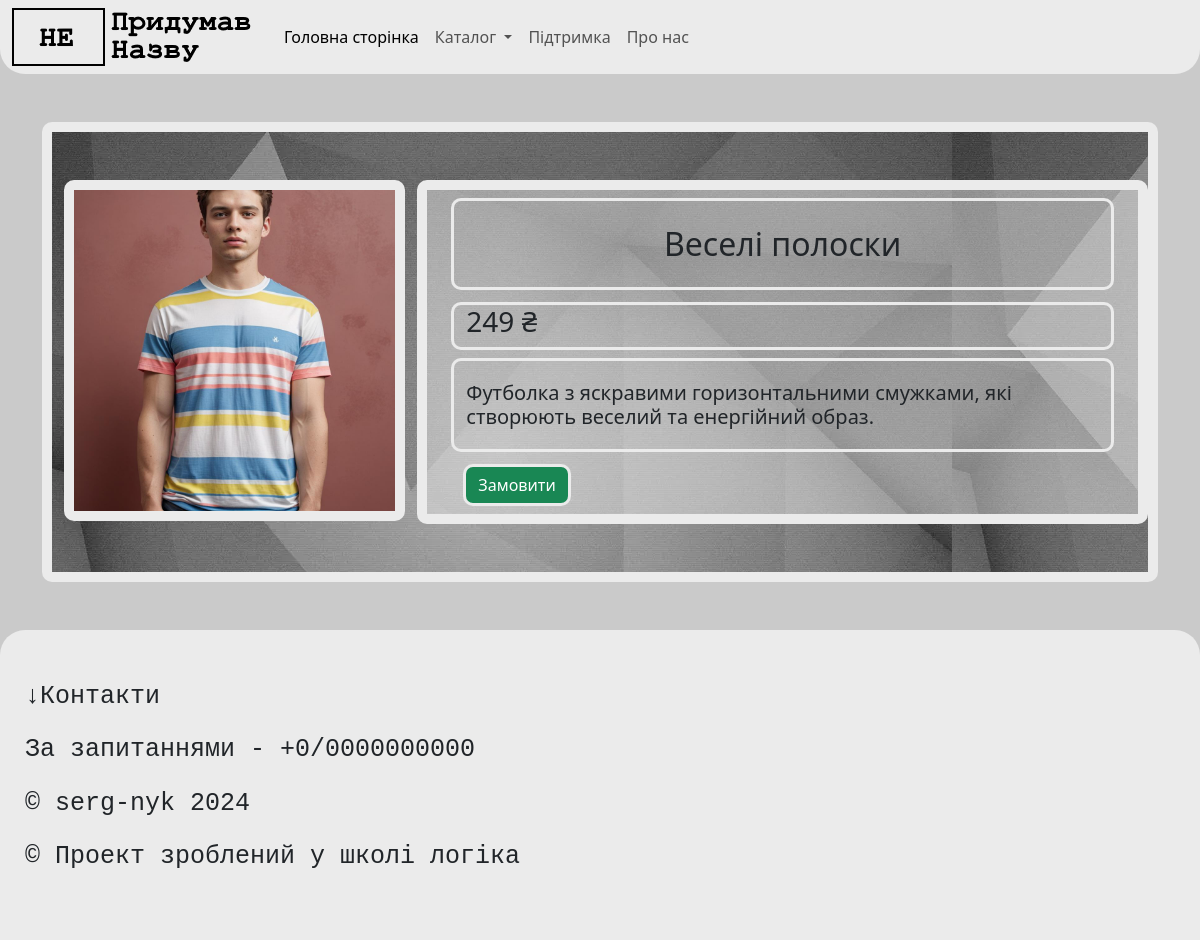
Page /product/9 on the committed database.
### tables this page shows
CREATE TABLE "products" (
	"id"	INTEGER,
	"title"	TEXT NOT NULL,
	"description"	TEXT DEFAULT 'This product has no description / Цей продукт не має опису',
	"image"	TEXT,
	"date"	INTEGER DEFAULT CURRENT_TIMESTAMP,
	"category_id"	INTEGER,
	"price"	INTEGER,
	FOREIGN KEY("category_id") REFERENCES "categories"("id"),
	PRIMARY KEY("id" AUTOINCREMENT)
);

### main.py (the view)
@app.route("/product/<product_id>")
def product(product_id):
    categories = db.get_all_categories()
    product = db.get_product(int(product_id))
    return render_template("product.html", title = product[1], product = product, categories = categories)

### sql_queries.py (called while the page is built)
    def open(self):
        self.connection = sqlite3.connect(self.dbname) # Підключаємося до бази даних
        self.cursor = self.connection.cursor()

    def close(self):
        self.cursor.close()
        self.connection.close()

    def get_all_categories(self):
        self.open()
        self.cursor.execute("SELECT * FROM categories")
        data = self.cursor.fetchall()
        self.close()
        return data

    def get_product(self, product_id):
        self.open()
        self.cursor.execute('''SELECT * FROM products WHERE "id"=?''', [product_id])
        data = self.cursor.fetchone()
        self.close()
        return data

### templates/product.html (shortened to what this page needs)
{% extends 'base_template.html' %}  {% block content %}
<div class="container py-5">
  <div
    class="container py-5 product-img"
    style="background-image: url('/static/img/background.jpg')"
  >
    <div class="row">
      <div class="col-12 col-md-4">
        <img
          src="{{ url_for('static', filename='img/'+product[3]) }}"
          class="img-fluid product-img"
          alt="..."
        />
      </div>
      <div
        class="col-12 col-md-8 product-img"
        style="background-color: #ebebeb75"
      >
        <div class="container py-2">
          <div class="container small-outline">
            <h2 class="my-4 text-center">{{product[1]}}</h2>
          </div>
        </div>
        <div class="container py-1">
          <div class="container small-outline">
            <h3>{{product[6]}} ₴</h3>
          </div>
        </div>
        <div class="container py-1">
          <div
            class="container small-outline py-1"
          >
            <h5 class="my-3">{{product[2] | safe}}</h5>
          </div>
        </div>
        <div class="container py-2">
          <div class="container">
            <a href="{{ url_for('order', product_id = product[0]) }}">
              <button type="button" class="btn btn-success small-outline">
                Замовити
              </button>
            </a>
          </div>
        </div>
      </div>
    </div>
  </div>
</div>
{% endblock content %}

### static/style.css (style rules this page uses)
body { background: #cacaca; }
.product-img { border: 10px solid #ebebeb; border-radius: 10px; }
.small-outline { border: 3px solid #ebebeb; border-radius: 10px; }

### rows in the picture
products: image (picture), title "Веселі полоски", price "249", description "Футболка з яскравими горизонтальними смужками, які створюють веселий та енергійний образ."
